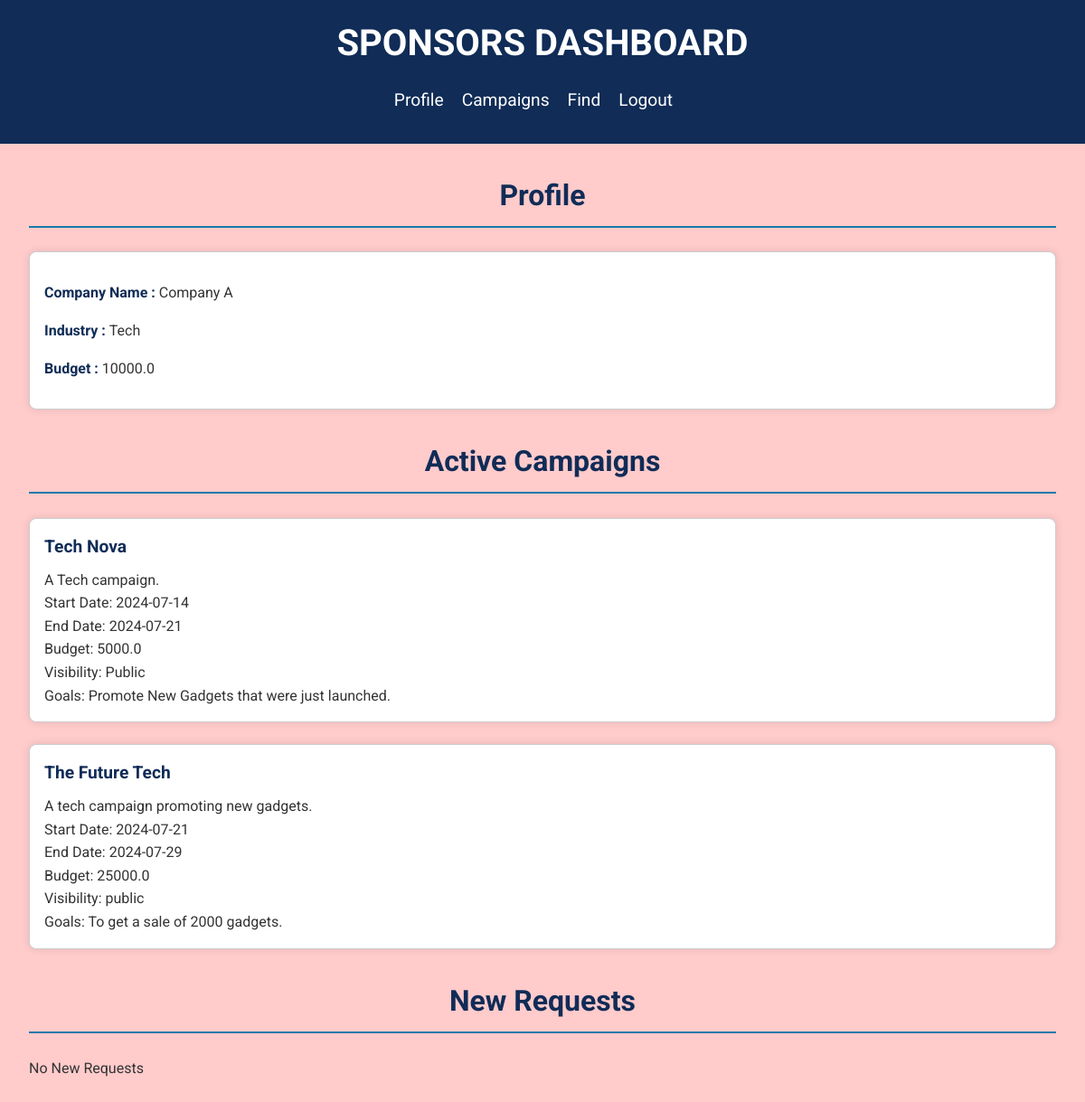
The page /sponsor/profile (signed in) on the database its author committed.
### models.py (models this page shows, shortened)
class Sponsors(db.Model):
    __tablename__= 'sponsors'
    sponsor_id=db.Column(db.Integer, primary_key=True, autoincrement=True)
    user_id=db.Column(db.Integer, db.ForeignKey('users.user_id'), nullable=False)
    company_name=db.Column(db.String, nullable=False)
    industry=db.Column(db.String)
    budget=db.Column(db.Float)
    user = db.relationship('Users', back_populates='sponsors')
    campaigns = db.relationship('Campaigns', back_populates='sponsor', lazy=True)

class Campaigns(db.Model):
    __tablename__='campaigns'
    campaign_id=db.Column(db.Integer, primary_key=True, autoincrement=True)
    sponsor_id=db.Column(db.Integer, db.ForeignKey('sponsors.sponsor_id'), nullable=False)
    name=db.Column(db.String, nullable=False)
    description=db.Column(db.Text)
    start_date=db.Column(db.Date)
    end_date=db.Column(db.Date)
    budget=db.Column(db.Float)
    visibility=db.Column(db.String, nullable=False)
    goals=db.Column(db.Text)
    flagged= db.Column(db.Boolean, default=False)
    sponsor = db.relationship('Sponsors', back_populates='campaigns')
    ad_requests = db.relationship('Ad_Requests', back_populates='campaign', lazy=True, overlaps="ad_requests_relation")
    __table_args__ = (
        CheckConstraint("visibility IN ('Public', 'Private')", name='check_visibility'),
    )

### app.py (the view)
@app.route('/sponsor/profile')
def sponsor_profile():
    sponsor_id=session.get('user_id')
    sponsor=Sponsors.query.filter_by(user_id=sponsor_id).first()
    active_campaigns=Campaigns.query.filter_by(sponsor_id=sponsor.sponsor_id).all()
    new_requests = Ad_Requests.query.join(Campaigns).filter(Campaigns.sponsor_id == sponsor.sponsor_id, Ad_Requests.status == 'pending').all()
    return render_template('sponsor_profile.html', sponsor=sponsor, active_campaigns=active_campaigns, new_requests=new_requests)

### templates/sponsor_profile.html (shortened to what this page needs)
<!DOCTYPE html>
<html lang="en">
<head>
    <link rel="stylesheet" href="/static/css/sponsor_dashboard.css">
</head>
<body>
    <header>
        <h1>SPONSORS DASHBOARD</h1>
        <nav>
            <ul>
                <li><a href="{{ url_for('sponsor_profile')}}">Profile</a></li>
                <li><a href="{{ url_for('sponsor_campaigns')}}">Campaigns</a></li>
                <li><a href="{{ url_for('search_influencers')}}">Find</a></li>
                <li><a href="{{ url_for('logout')}}">Logout</a></li>
            </ul>
        </nav>
    </header>
    <main>
        <h2>Profile</h2>
        <div class="profile-section">
            <p><strong>Company Name : </strong>{{sponsor.company_name}}</p>
            <p><strong>Industry : </strong>{{sponsor.industry}}</p>
            <p><strong>Budget : </strong>{{sponsor.budget}}</p>
        </div>
        <h2>Active Campaigns</h2>
        {% if active_campaigns %}
            <div class="campaigns-section">
                <ul>
                    {% for campaign in active_campaigns%}
                        <li>
                            <strong>{{campaign.name}}</strong>
                            {{campaign.description}}<br>
                            Start Date: {{campaign.start_date}}<br>
                            End Date: {{campaign.end_date}}<br>
                            Budget: {{campaign.budget}}<br>
                            Visibility: {{campaign.visibility}}<br>
                            Goals: {{campaign.goals}}<br>
                        </li>
                    {% endfor %}
                </ul>
            </div>
        {% else %}
            <p>No active Campaigns</p>
        {% endif %}
        <h2>New Requests</h2>
        {% if new_requests %}
            <div class="requests-section">
                <ul>
                    {% for request in new_requests %}
                        <li>
                            <strong>Campaign:</strong> {{ request.campaign.name }}<br>
                            <strong>Influencer ID:</strong> {{ request.influencer_id }}<br>
                            <strong>Status:</strong> {{ request.status }}<br>
                            <form method="post" action="{{ url_for('update_ad_request_status', request_id=request.ad_request_id) }}">
                                <select name="status">
                                    <option value="Accepted">Accept</option>
                                    <option value="Rejected">Reject</option>
                                </select>
                                <button type="submit">Update</button>
                            </form>
                        </li>
                    {% endfor %}
                </ul>
            </div>
        {% else %}
            <p>No New Requests</p>
        {% endif %}
    </main>
</body>
</html>

### static/css/sponsor_dashboard.css (style rules this page uses)
body, html { font-family: 'Roboto', sans-serif; margin: 0; padding: 0; box-sizing: border-box; }
body { background-color: #FFCBCB; color: #333; line-height: 1.6; }
header { background-color: #102C57; color: #fff; padding: 1rem; text-align: center; }
header h1 { margin: 0; font-size: 2.5rem; }
nav ul { list-style-type: none; padding: 0; display: flex; justify-content: center; margin: 1rem 0; }
nav ul li { margin-right: 20px; }
nav ul li a { color: #fff; text-decoration: none; font-size: 1.2rem; }
main { padding: 2rem; max-width: 1200px; margin: 0 auto; }
main h2 { margin-top: 0; font-size: 2rem; color: #102C57; border-bottom: 2px solid #1679AB; padding-bottom: 0.5rem; text-align: center; }
main ul { list-style-type: none; padding: 0; margin-top: 1rem; }
.profile-section { margin-bottom: 2rem; background-color: #fff; border: 1px solid #ccc; border-radius: 8px; padding: 1rem; box-shadow: 0 0 10px rgba(0, 0, 0, 0.1); }
.profile-section p { margin-bottom: 1rem; }
.profile-section p strong { color: #102C57; }
.campaigns-section, .requests-section { margin-bottom: 2rem; }
.campaigns-section ul, .requests-section ul { list-style-type: none; padding: 0; margin-top: 1rem; }
.campaigns-section ul li, .requests-section ul li { background-color: #fff; border: 1px solid #ccc; border-radius: 8px; padding: 1rem; margin-bottom: 1.5rem; box-shadow: 0 0 10px rgba(0, 0, 0, 0.1); }
.campaigns-section ul li strong, .requests-section ul li strong { display: block; font-size: 1.2rem; color: #102C57; margin-bottom: 0.5rem; }

### rows shown on the page
Sponsors: company_name "Company A", industry "Tech", budget "10000.0"
Campaigns: name "Tech Nova", description "A Tech campaign.", start_date "2024-07-14", end_date "2024-07-21", budget "5000.0", visibility "Public", goals "Promote New Gadgets that were just launched."
Campaigns: name "The Future Tech", description "A tech campaign promoting new gadgets.", start_date "2024-07-21", end_date "2024-07-29", budget "25000.0", visibility "public", goals "To get a sale of 2000 gadgets."
